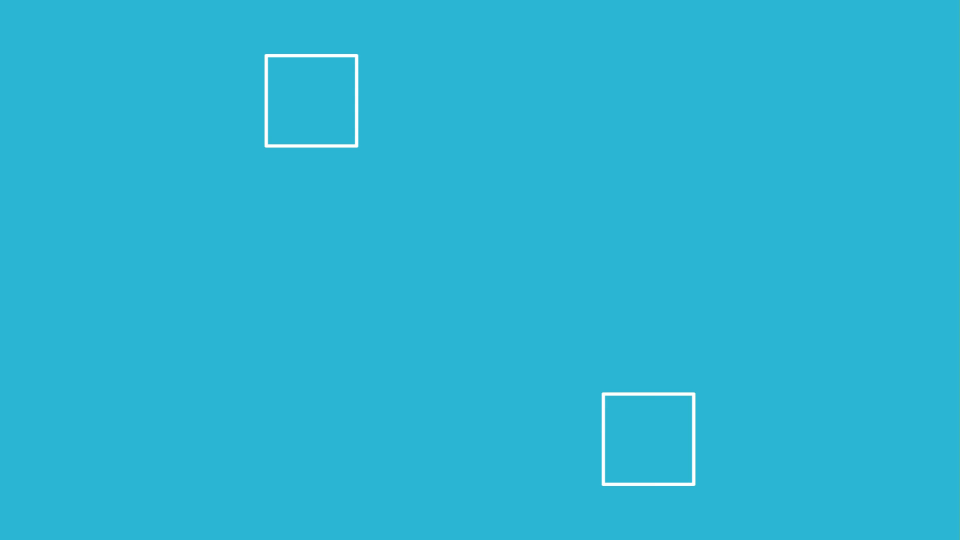
#> input picture frame 20 of video2.mp4, 1920 x 1080 px, given in place of video1.mp4, which was not available (shown at 1/2 size)
$ python insert_video_to_video.py
#> lines starting #> are read from the running program, lines starting #| are printed output that depends on the picture; after the words box and inside, x2 and y2 are one past the last pixel; in counts of white or black regions, pixels touching at a corner belong together; pictures that were not available may be replaced by others from this repository, and a replacement may not be noted
import cv2
import numpy as np
from moviepy.editor import VideoFileClip

# Function to overlay video1 on video2, replacing blue pixels in video1 with pixels from video2
def overlay_video_on_blue(main_video_path, background_video_path, output_video_path, width, height, fps):
#> called with main_video_path = 'video1.mp4', background_video_path = 'video2.mp4', output_video_path = 'output_video.mp4', width = 640, height = 480, fps = 30
    cap_main = cv2.VideoCapture(main_video_path)  # Open the main video (video1)
    cap_background = cv2.VideoCapture(background_video_path)  # Open the background video (video2)

    # Check if the videos were opened correctly
    if not cap_main.isOpened() or not cap_background.isOpened():
        print("Error opening video files!")
        return

    # Get video properties
    fps = cap_background.get(cv2.CAP_PROP_FPS)

    # Initialize the codec and output video writer
    fourcc = cv2.VideoWriter_fourcc(*'mp4v')
    out = cv2.VideoWriter(output_video_path, fourcc, fps, (width, height))

    # Define the range for blue color in video1 (RGB: #39b6ff) in HSV
    # Convert #39b6ff to HSV
    lower_blue = np.array([90, 50, 50])  # Lower bound of blue in HSV (approximation)
    upper_blue = np.array([120, 255, 255])  # Upper bound of blue in HSV (approximation)

    while True:
        ret_main, frame_main = cap_main.read()
#> frame_main is the input picture: shape (1080, 1920, 3); mean B, G, R 211.1, 181.3, 43
        ret_background, frame_background = cap_background.read()

        if not ret_main or not ret_background:
            break

        # Resize both frames to the specified width and height
        frame_main = cv2.resize(frame_main, (width, height))
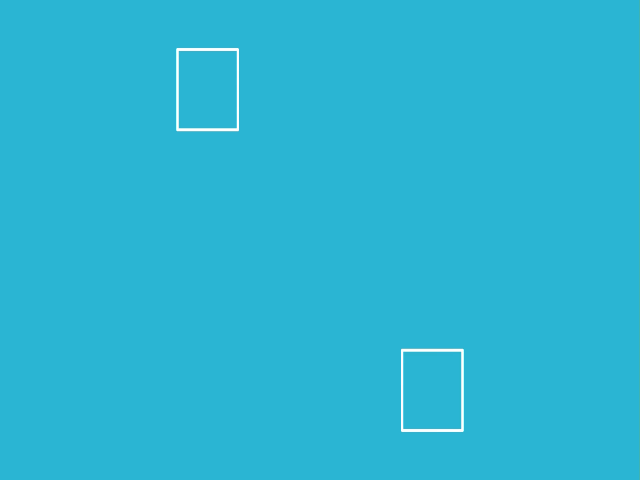
#> frame_main: shape (480, 640, 3); mean B, G, R 211.1, 181.3, 43.1
        frame_background = cv2.resize(frame_background, (width, height))

        # Convert the frame of the main video (video1) to HSV (for blue detection)
        hsv_main = cv2.cvtColor(frame_main, cv2.COLOR_BGR2HSV)
#> hsv_main: shape (480, 640, 3); mean H, S, V 94.9, 202.9, 211.1

        # Create a mask that identifies the blue areas in video1
        mask_blue = cv2.inRange(hsv_main, lower_blue, upper_blue)
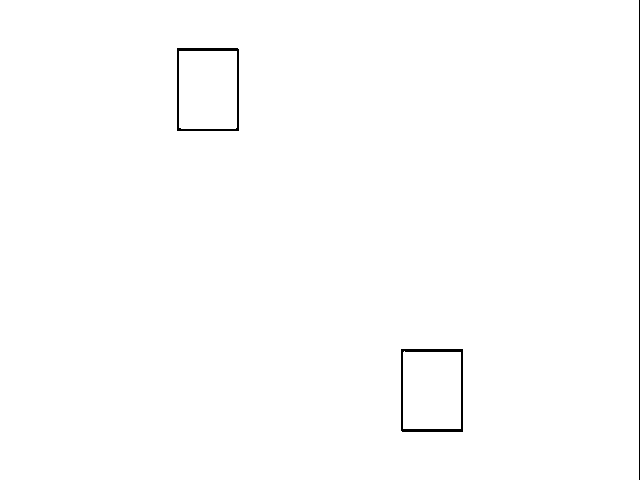
#> mask_blue: shape (480, 640); 99.4% white; black in thin lines or dots, all inside (x1, y1, x2, y2) = (177, 0, 640, 480)

        # Replace blue pixels from video1 with corresponding pixels from video2
        for i in range(height):
            for j in range(width):
                if mask_blue[i, j] > 0:  # If the pixel is blue (within the mask range)
                    frame_main[i, j] = frame_background[i, j]  # Replace with pixel from video2

        # Write the modified frame to the output video
        out.write(frame_main)

    # Release everything when done
    cap_main.release()
    cap_background.release()
    out.release()
    print(f"Video has been output at {output_video_path}")

# Parameters
main_video_path = 'video1.mp4'  # Path to the main video (video1)
background_video_path = 'video2.mp4'  # Path to the background video (video2)
output_video_path = 'output_video.mp4'  # Path to save the final video
width, height = 640, 480  # Resize video to this resolution
fps = 30  # Frame per second of the video (can be adjusted)

# Run the overlay function
overlay_video_on_blue(main_video_path, background_video_path, output_video_path, width, height, fps)

$ run again, starting later in the video
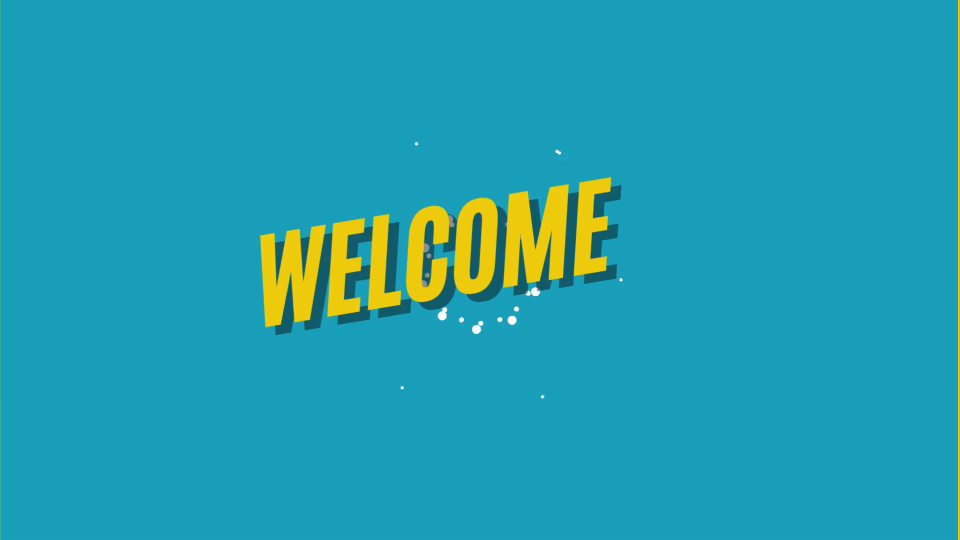
#> input picture frame 91 of video2.mp4, 1920 x 1080 px, given in place of video1.mp4, which was not available (shown at 1/2 size)
#> in overlay_video_on_blue, frame_main is the input picture: shape (1080, 1920, 3); mean B, G, R 176.4, 158.5, 33.7
#> in overlay_video_on_blue, `frame_main = cv2.resize(frame_main, (width, height))`:
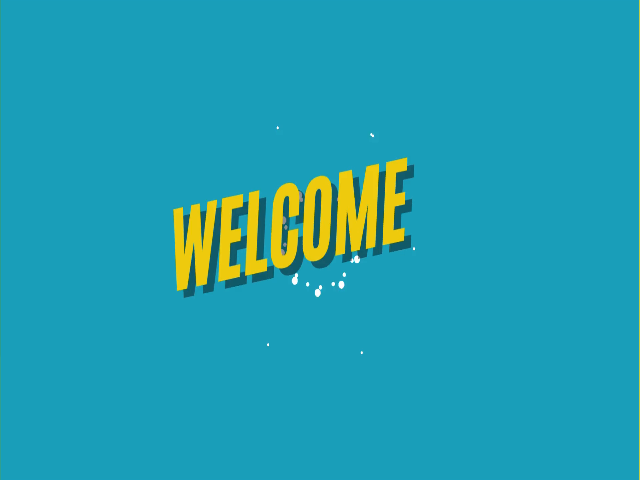
#> frame_main: shape (480, 640, 3); mean B, G, R 176.5, 158.5, 33.6
#> hsv_main: shape (480, 640, 3); mean H, S, V 92.1, 220.8, 185.3
#> in overlay_video_on_blue, `mask_blue = cv2.inRange(hsv_main, lower_blue, upper_blue)`:
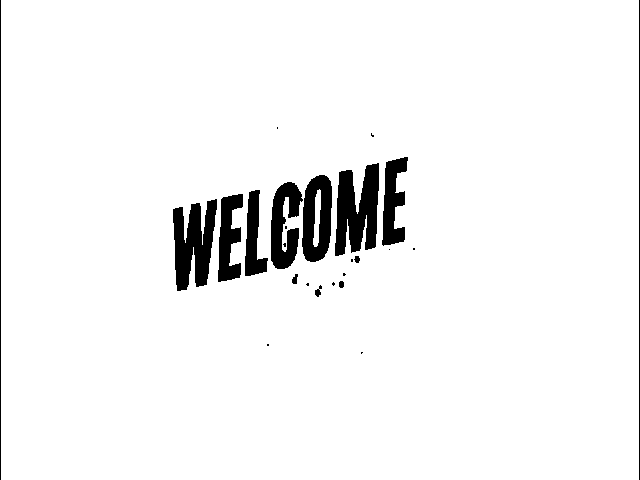
#> mask_blue: shape (480, 640); 95.4% white; 25 black regions (12 under 20 px), largest, box (x1, y1, x2, y2) and area: (335, 163, 379, 256) 2828, (173, 199, 217, 291) 2640, (302, 175, 332, 262) 1887
